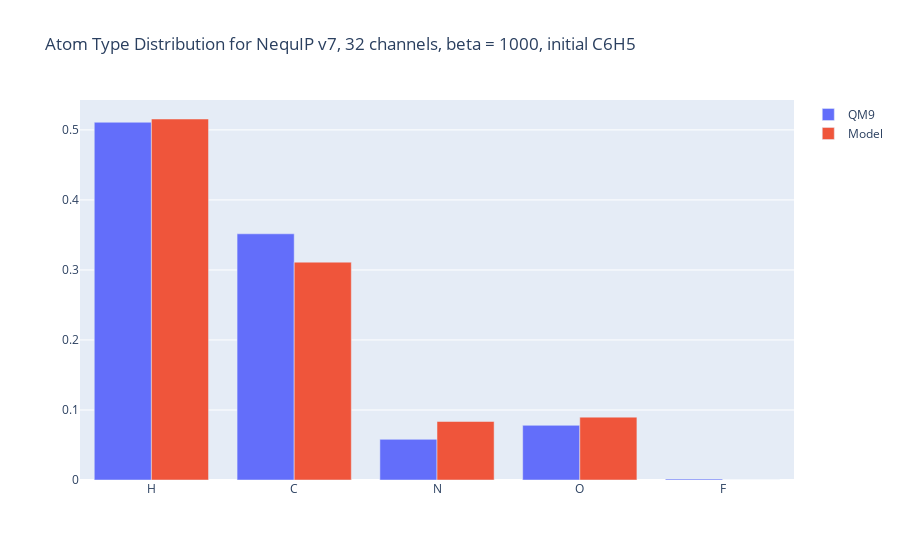

The code cell stored with this chart in its notebook:
### Code cell
cond_model = model_stats['model'] == 'nequip'
cond_version = model_stats['version'] == 6
cond_channels = model_stats['channels'] == 128
cond_beta = model_stats['beta'] == 100
cond_init = model_stats['init'] == 'CH3'
data = model_stats[cond_model & cond_version & cond_channels & cond_beta & cond_init].iloc[0, :]

fig = go.Figure(data=[
    go.Bar(
        x=atom_labels,
        y=normalize_histogram(list(elements_qm9.values())), 
        name='QM9'
    ),
    go.Bar(
        x=atom_labels,
        y=normalize_histogram(list(data[atom_labels])),
        name='Model'
    )
])
# Change the bar mode
fig.update_layout(barmode='group')
fig.update_layout(title=f'Atom Type Distribution for NequIP v{version}, {channels} channels, beta = {beta}, initial {init}')
fig.show()

### Figure 1 — Plotly figure (JSON) as saved in the notebook; plotly's stock layout.template omitted (floating-point values rounded to 4 significant figures)
{"data": [{"name": "QM9", "type": "bar", "x": ["H", "C", "N", "O", "F"], "y": [0.5109, 0.3516, 0.05805, 0.07808, 0.001376]}, {"name": "Model", "type": "bar", "x": ["H", "C", "N", "O", "F"], "y": [0.5156, 0.3111, 0.08356, 0.08978, 0]}], "layout": {"barmode": "group", "title": {"text": "Atom Type Distribution for NequIP v7, 32 channels, beta = 1000, initial C6H5"}}}
